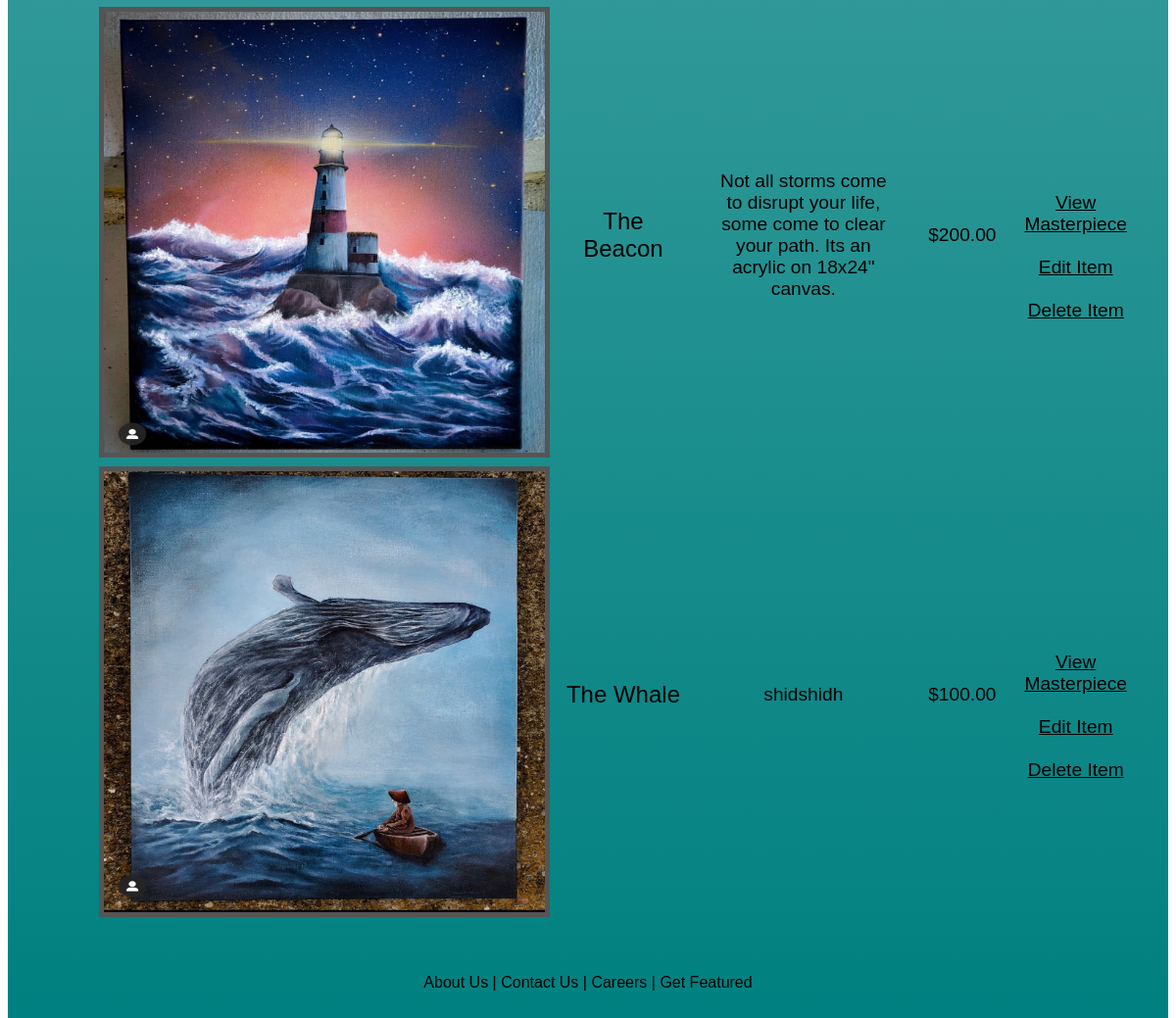
/viewartist/7/anditems (signed in, lower part), run on an earlier commit of the app's database.
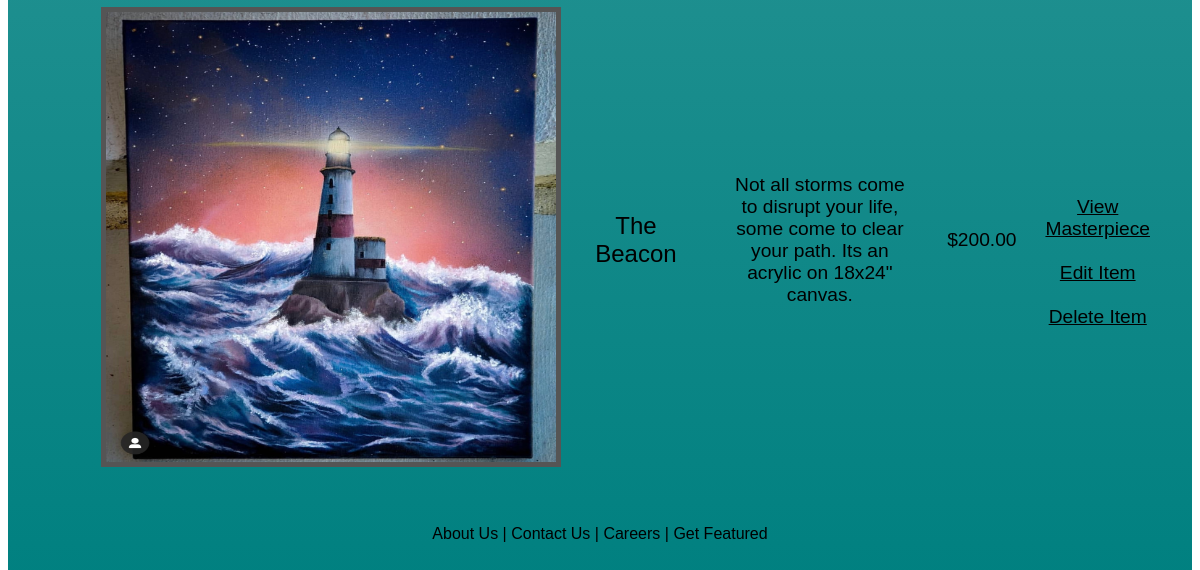
And on a later commit of the database.
### main/models.py (models this page shows)
class Item(models.Model):
    image = models.ImageField(upload_to='item_pic')
    title = models.CharField(max_length=255)
    description = models.TextField(max_length=255)
    price = models.DecimalField(max_digits=10, decimal_places=2)
    creator = models.ForeignKey(User, related_name='creator', on_delete=models.CASCADE)
    users = models.ManyToManyField(User, related_name='jobs')
    date_created = models.DateTimeField(auto_now_add=True)
    updated_at = models.DateTimeField(auto_now=True)
    objects = ItemManager()

### main/views.py (the view)
# urls.py: path('viewartist/<int:artist_id>/anditems', views.see_artist_page),
def see_artist_page(request, artist_id):
    context={
        "user":User.objects.get(id = request.session['user_id']),
        "artist":User.objects.get(id = artist_id),
        "item":Item.objects.filter(creator = artist_id)
    }
    return render(request,'artist_with_items_page.html', context)

### main/templates/artist_with_items_page.html (shortened to what this page needs)
<!DOCTYPE html>
<html lang="en">
<head>
    {% load static %}
    <link rel="stylesheet" href="{% static 'artist_with_items_page.css' %}">
</head>
<div id="all">
    <body>
        <br>
        <br>
        <div class='container'>
            <br>
            <br>
            <br>
            <br>
            <br>
            <br>
            <br>
            <table style="width: 90%; margin-left: 90px;">
                {% for item in item %}
                <tr>
                  <td><img src='/media/item_pic/{{ item.image }}' width="450" height="450" style="border: 5px solid #555;"></td>
                  <td style="padding: 10px; font-size:x-large;">{{ item.title }}</td>
                  <td style="padding: 20px;">{{ item.description }}</td>
                  <td style="padding: 10px;">${{ item.price }}</td>
                  <td style="padding: 10px;">{% if user.id != item.creator.id %}<a href=''>Buy</a>{% endif %} <br><br> <a href="/viewmasterpiece/{{item.id}}">View Masterpiece</a><br><br>{% if user.id == item.creator.id %} <a href="/edit/{{item.id}}">Edit Item</a> <br><br> <a href="/delete/{{item.id}}">Delete Item</a>{% endif %}</td>
                </tr>
                {% endfor %}
              </table>
        </div>
    </body>
    <footer>
        <a>About Us</a> | <a>Contact Us</a> | <a>Careers</a> | <a>Get Featured</a>
    </footer>
</div>
</html>

### main/static/artist_with_items_page.css (style rules this page uses)
#all { font-family: Arial, Helvetica, sans-serif; background: repeating-linear-gradient(white, teal); }
footer { padding-top: 50px; padding-bottom: 40px; text-align: center; }
a:link { color: black; }
.container { text-align: center; }
td { font-size: larger; }

What changed in the data, as far as the page shows it:
removed Item: image (picture), title "The Whale", description "shidshidh", price "100.00"
